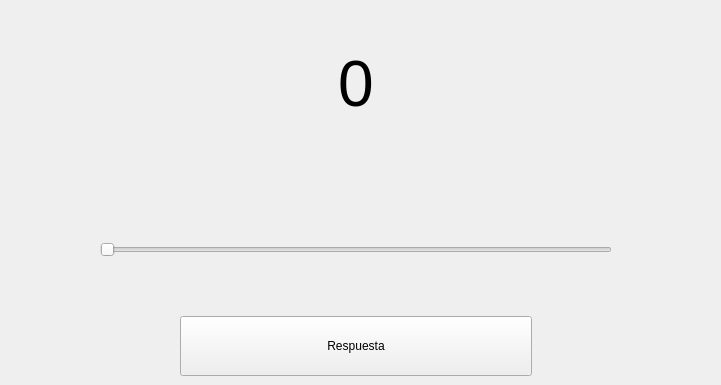
           <widget class="QWidget" name="slider_gain_wg">
            <widget class="QWidget" name="verticalLayoutWidget_5">
             <property name="geometry">
              <rect>
               <x>0</x>
               <y>15</y>
               <width>712</width>
               <height>361</height>
              </rect>
             </property>
             <layout class="QVBoxLayout" name="verticalLayout_18">
              <item>
               <widget class="QLabel" name="respuesta_label_gain_2">
                <property name="sizePolicy">
                 <sizepolicy hsizetype="Preferred" vsizetype="Preferred">
                  <horstretch>0</horstretch>
                  <verstretch>0</verstretch>
                 </sizepolicy>
                </property>
                <property name="font">
                 <font>
                  <pointsize>48</pointsize>
                 </font>
                </property>
                <property name="text">
                 <string>0</string>
                </property>
                <property name="alignment">
                 <set>Qt::AlignCenter</set>
                </property>
               </widget>
              </item>
              <item>
               <widget class="QLabel" name="correcta_slider_gain">
                <property name="sizePolicy">
                 <sizepolicy hsizetype="Minimum" vsizetype="Fixed">
                  <horstretch>0</horstretch>
                  <verstretch>0</verstretch>
                 </sizepolicy>
                </property>
                <property name="minimumSize">
                 <size>
                  <width>0</width>
                  <height>20</height>
                 </size>
                </property>
                <property name="font">
                 <font>
                  <pointsize>13</pointsize>
                 </font>
                </property>
                <property name="text">
                 <string/>
                </property>
                <property name="alignment">
                 <set>Qt::AlignCenter</set>
                </property>
               </widget>
              </item>
              <item>
               <widget class="QLabel" name="respuesta_correcta_gain_4">
                <property name="sizePolicy">
                 <sizepolicy hsizetype="Fixed" vsizetype="Preferred">
                  <horstretch>0</horstretch>
                  <verstretch>0</verstretch>
                 </sizepolicy>
                </property>
                <property name="minimumSize">
                 <size>
                  <width>710</width>
                  <height>30</height>
                 </size>
                </property>
                <property name="maximumSize">
                 <size>
                  <width>16777215</width>
                  <height>30</height>
                 </size>
                </property>
                <property name="font">
                 <font>
                  <pointsize>15</pointsize>
                 </font>
                </property>
                <property name="text">
                 <string/>
                </property>
                <property name="alignment">
                 <set>Qt::AlignCenter</set>
                </property>
               </widget>
              </item>
              <item>
               <layout class="QHBoxLayout" name="horizontalLayout_19">
                <item>
                 <spacer name="horizontalSpacer_28">
                  <property name="orientation">
                   <enum>Qt::Horizontal</enum>
                  </property>
                  <property name="sizeType">
                   <enum>QSizePolicy::Fixed</enum>
                  </property>
                  <property name="sizeHint" stdset="0">
                   <size>
                    <width>100</width>
                    <height>20</height>
                   </size>
                  </property>
                 </spacer>
                </item>
                <item>
                 <widget class="QSlider" name="slider_gain">
                  <property name="minimumSize">
                   <size>
                    <width>0</width>
                    <height>60</height>
                   </size>
                  </property>
                  <property name="maximum">
                   <number>20</number>
                  </property>
                  <property name="orientation">
                   <enum>Qt::Horizontal</enum>
                  </property>
                 </widget>
                </item>
                <item>
                 <spacer name="horizontalSpacer_29">
                  <property name="orientation">
                   <enum>Qt::Horizontal</enum>
                  </property>
                  <property name="sizeType">
                   <enum>QSizePolicy::Fixed</enum>
                  </property>
                  <property name="sizeHint" stdset="0">
                   <size>
                    <width>100</width>
                    <height>20</height>
                   </size>
                  </property>
                 </spacer>
                </item>
               </layout>
              </item>
              <item>
               <spacer name="verticalSpacer_23">
                <property name="orientation">
                 <enum>Qt::Vertical</enum>
                </property>
                <property name="sizeType">
                 <enum>QSizePolicy::Fixed</enum>
                </property>
                <property name="sizeHint" stdset="0">
                 <size>
                  <width>20</width>
                  <height>30</height>
                 </size>
                </property>
               </spacer>
              </item>
              <item>
               <layout class="QHBoxLayout" name="horizontalLayout_18">
                <item>
                 <spacer name="horizontalSpacer_26">
                  <property name="orientation">
                   <enum>Qt::Horizontal</enum>
                  </property>
                  <property name="sizeType">
                   <enum>QSizePolicy::Fixed</enum>
                  </property>
                  <property name="sizeHint" stdset="0">
                   <size>
                    <width>180</width>
                    <height>20</height>
                   </size>
                  </property>
                 </spacer>
                </item>
                <item>
                 <widget class="QPushButton" name="respuesta_bt_gain">
                  <property name="minimumSize">
                   <size>
                    <width>0</width>
                    <height>60</height>
                   </size>
                  </property>
                  <property name="text">
                   <string>Respuesta</string>
                  </property>
                 </widget>
                </item>
                <item>
                 <spacer name="horizontalSpacer_27">
                  <property name="orientation">
                   <enum>Qt::Horizontal</enum>
                  </property>
                  <property name="sizeType">
                   <enum>QSizePolicy::Fixed</enum>
                  </property>
                  <property name="sizeHint" stdset="0">
                   <size>
                    <width>180</width>
                    <height>20</height>
                   </size>
                  </property>
                 </spacer>
                </item>
               </layout>
              </item>
             </layout>
            </widget>
           </widget>
